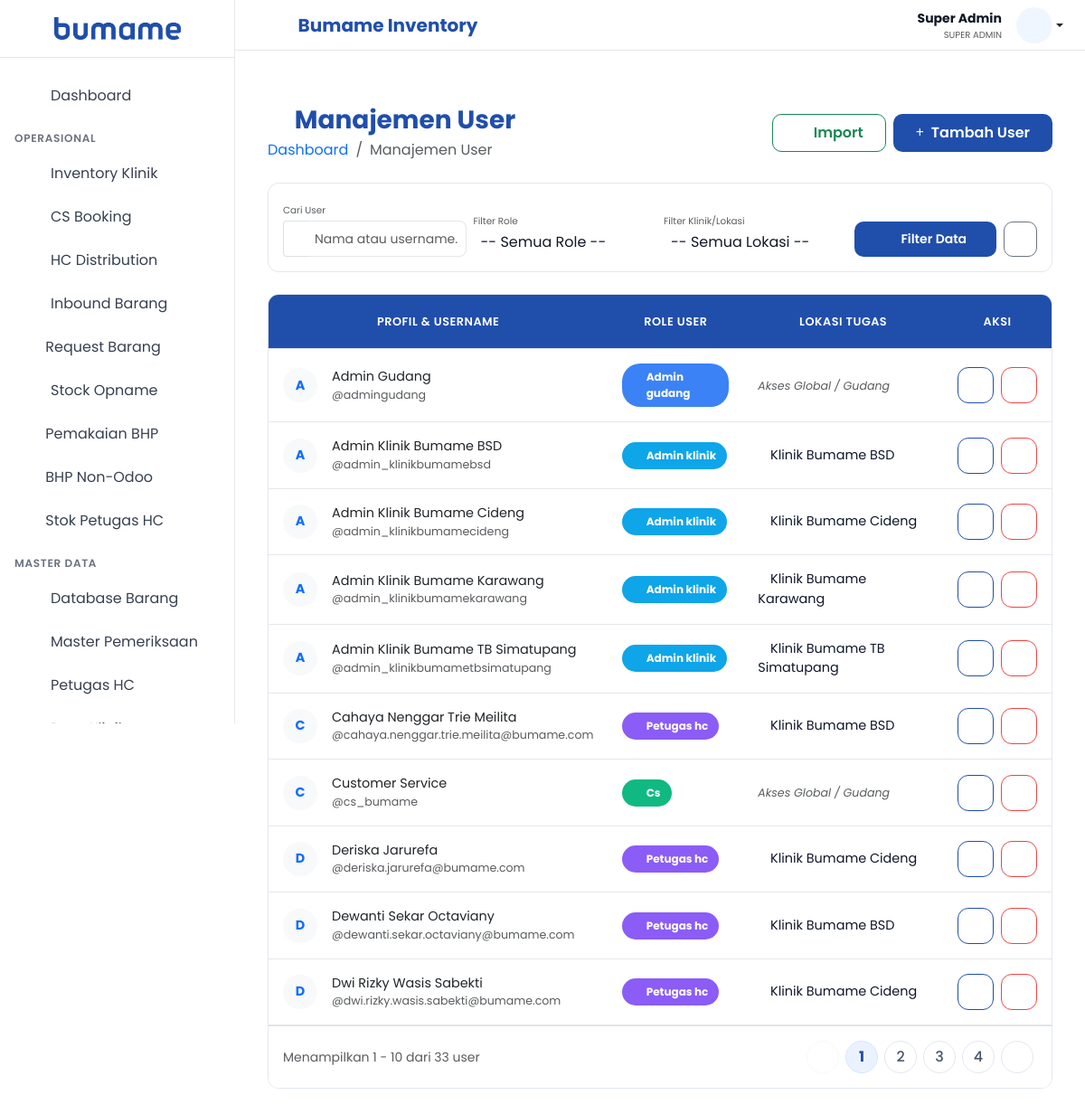
Page /index.php?page=users (signed in) on the committed database.
### tables this page shows
CREATE TABLE IF NOT EXISTS `inventory_users` (
  `id` int(11) NOT NULL AUTO_INCREMENT,
  `username` varchar(50) NOT NULL,
  `password` varchar(255) NOT NULL,
  `nama_lengkap` varchar(100) NOT NULL,
  `role` enum('super_admin','admin_gudang','admin_klinik','cs','b2b_ops','petugas_hc','spv_klinik','spv_manager','manager_klinik') NOT NULL,
  `klinik_id` int(11) DEFAULT NULL,
  `status` enum('active','inactive') DEFAULT 'active',
  `photo` varchar(255) DEFAULT NULL,
  PRIMARY KEY (`id`),
  UNIQUE KEY `username` (`username`)
);

CREATE TABLE IF NOT EXISTS `inventory_klinik` (
  `id` int(11) NOT NULL AUTO_INCREMENT,
  `kode_klinik` varchar(20) NOT NULL,
  `kode_homecare` varchar(50) DEFAULT NULL,
  `nama_klinik` varchar(100) NOT NULL,
  `alamat` text DEFAULT NULL,
  `status` enum('active','inactive') DEFAULT 'active',
  PRIMARY KEY (`id`),
  UNIQUE KEY `kode_klinik` (`kode_klinik`)
);

### views/master/users.php (the view, shortened to what this page needs)
<?php
$filter_role = $_GET['role'] ?? '';
$filter_klinik = $_GET['klinik_id'] ?? '';
$search = trim($_GET['search'] ?? '');
$where_sql = "";
$limit = 10;
$page = isset($_GET['p']) ? (int)$_GET['p'] : 1;
$offset = ($page - 1) * $limit;
$total_res = $conn->query("SELECT COUNT(*) as total FROM inventory_users u $where_sql");
$total_row = $total_res->fetch_assoc();
$total_records = $total_row['total'];
$total_pages = ceil($total_records / $limit);
$users = [];
$res = $conn->query("SELECT u.*, k.nama_klinik FROM inventory_users u LEFT JOIN inventory_klinik k ON u.klinik_id = k.id $where_sql ORDER BY u.nama_lengkap ASC LIMIT $limit OFFSET $offset");
while ($row = $res->fetch_assoc()) $users[] = $row;
?>
<div class="container-fluid py-4">
    <div class="row mb-4 align-items-center">
        <div class="col">
            <h1 class="h3 mb-1 fw-bold" style="color: var(--bumame-blue);">
                <i class="fas fa-users-cog me-2"></i>Manajemen User
            </h1>
            <nav aria-label="breadcrumb">
                <ol class="breadcrumb mb-0">
                    <li class="breadcrumb-item"><a href="index.php?page=dashboard" class="text-decoration-none">Dashboard</a></li>
                    <li class="breadcrumb-item active">Manajemen User</li>
                </ol>
            </nav>
        </div>
        <div class="col-auto d-flex gap-2">
            <button class="btn btn-outline-success px-4" data-bs-toggle="modal" data-bs-target="#modalImport">
                <i class="fas fa-file-excel me-2"></i>Import
            </button>
            <button class="btn shadow-sm text-white px-4" style="background-color: var(--bumame-blue);" data-bs-toggle="modal" data-bs-target="#modalAdd">
                <i class="fas fa-plus me-2"></i>Tambah User
            </button>
        </div>
    </div>
    <div class="filter-card shadow-sm">
        <form method="GET" class="row g-2 align-items-end">
            <div class="col-md-3">
                <label class="form-label small fw-700 text-muted mb-1 uppercase" style="font-size: 0.65rem;">Cari User</label>
                <div class="input-group input-group-sm">
                    <span class="input-group-text bg-white border-end-0"><i class="fas fa-search text-muted"></i></span>
                    <input type="text" name="search" class="form-control border-start-0 rounded-end-3" placeholder="Nama atau username..." value="<?= htmlspecialchars($search) ?>">
                </div>
            </div>
            <div class="col-md-3">
                <label class="form-label small fw-700 text-muted mb-1 uppercase" style="font-size: 0.65rem;">Filter Role</label>
            </div>
            <div class="col-md-3">
                <label class="form-label small fw-700 text-muted mb-1 uppercase" style="font-size: 0.65rem;">Filter Klinik/Lokasi</label>
            </div>
            <div class="col-md-3 d-flex gap-2">
                <button type="submit" class="btn btn-sm fw-700 flex-grow-1 text-white" style="background-color: var(--bumame-blue);">
                    <i class="fas fa-filter me-2"></i>Filter Data
                </button>
                <a href="index.php?page=users" class="btn btn-outline-secondary btn-sm">
                    <i class="fas fa-undo"></i>
                </a>
            </div>
        </form>
    </div>
    <div class="table-premium shadow-sm">
        <div class="table-responsive">
            <table class="table table-hover mb-0 align-middle">
                <thead>
                    <tr>
                        <th>Profil & Username</th>
                        <th>Role User</th>
                        <th>Lokasi Tugas</th>
                        <th class="text-center">Aksi</th>
                    </tr>
                </thead>
                <tbody>
                    <?php foreach ($users as $u): ?>
                    <tr>
                        <td>
                            <div class="d-flex align-items-center">
                                <div class="avatar-sm me-3 bg-light rounded-circle d-flex align-items-center justify-content-center text-primary fw-bold" style="width: 38px; height: 38px;">
                                    <?= strtoupper(substr($u['nama_lengkap'], 0, 1)) ?>
                                </div>
                                <div>
                                    <div class="fw-800 text-dark"><?= htmlspecialchars($u['nama_lengkap']) ?></div>
                                    <div class="text-muted small">@<?= htmlspecialchars($u['username']) ?></div>
                                </div>
                            </div>
                        </td>
                        <td>
                            <span class="badge-role role-<?= $u['role'] ?>">
                                <i class="fas fa-user-shield small"></i>
                                <?= ucfirst(str_replace('_', ' ', $u['role'])) ?>
                            </span>
                        </td>
                        <td>
                            <?php if ($u['nama_klinik']): ?>
                                <div class="fw-600"><i class="fas fa-map-marker-alt text-danger me-1 small"></i><?= htmlspecialchars($u['nama_klinik']) ?></div>
                            <?php else: ?>
                                <span class="text-muted small fst-italic">Akses Global / Gudang</span>
                            <?php endif; ?>
                        </td>
                        <td class="text-center">
                            <div class="d-flex justify-content-center gap-2">
                                <button class="btn-action btn-action-edit" onclick="editUser(<?= htmlspecialchars(json_encode($u)) ?>)" title="Edit User">
                                    <i class="fas fa-edit"></i>
                                </button>
                                <button class="btn-action btn-action-delete" onclick="deleteUser(<?= $u['id'] ?>)" title="Hapus User">
                                    <i class="fas fa-trash"></i>
                                </button>
                            </div>
                        </td>
                    </tr>
                    <?php endforeach; ?>
                </tbody>
            </table>
        </div>
        <?php if ($total_pages > 1): ?>
        <div class="p-3 border-top d-flex justify-content-between align-items-center bg-white">
            <div class="small text-muted fw-600">
                Menampilkan <?= min($offset + 1, $total_records) ?> - <?= min($offset + $limit, $total_records) ?> dari <?= $total_records ?> user
            </div>
            <nav>
                <ul class="pagination pagination-circular mb-0">
                    <?php
                        $query_str = "index.php?page=users&role=$filter_role&klinik_id=$filter_klinik&search=" . urlencode($search);
                    ?>
                    <li class="page-item <?= $page <= 1 ? 'disabled' : '' ?>">
                        <a class="page-link" href="<?= $query_str ?>&p=<?= $page - 1 ?>"><i class="fas fa-chevron-left small"></i></a>
                    </li>
                    <?php
                    $start = max(1, $page - 2);
                    $end = min($total_pages, $page + 2);
                    for ($i = $start; $i <= $end; $i++):
                    ?>
                        <li class="page-item <?= $i == $page ? 'active' : '' ?>">
                            <a class="page-link" href="<?= $query_str ?>&p=<?= $i ?>"><?= $i ?></a>
                        </li>
                    <?php endfor; ?>
                    <?php if ($end < $total_pages): ?>
                        <li class="page-item"><a class="page-link" href="<?= $query_str ?>&p=<?= $total_pages ?>"><?= $total_pages ?></a></li>
                    <?php endif; ?>
                    <li class="page-item <?= $page >= $total_pages ? 'disabled' : '' ?>">
                        <a class="page-link" href="<?= $query_str ?>&p=<?= $page + 1 ?>"><i class="fas fa-chevron-right small"></i></a>
                    </li>
                </ul>
            </nav>
        </div>
        <?php endif; ?>
    </div>
</div>

### assets/css/style.css (style rules this page uses)
:root { --blue-600: #204EAB; --blue-700: #1a3e8a; --blue-50: #eff6ff; --text-900: #111827; --text-700: #374151; --text-500: #6b7280; --border-200: #e5e7eb; --bg-50: #f9fafb; --radius: 12px; --sidebar-width: 260px; --topbar-height: 56px; --transition: 120ms ease; }
body { font-family: 'Poppins', sans-serif; background: #ffffff; color: var(--text-900); line-height: 1.5; overflow-x: hidden; }
h1, h2, h3, h4, h5, h6 { color: var(--text-900); font-weight: 600; }
.shadow, .shadow-sm, .shadow-lg { box-shadow: none !important; }
.table { margin-bottom: 0; }
.table thead th { background: var(--blue-600) !important; color: #ffffff !important; font-weight: 600; text-transform: uppercase; font-size: 12px; letter-spacing: 0.06em; border-bottom: 1px solid var(--border-200) !important; padding: 12px 16px; vertical-align: middle; text-align: center !important; }
.table tbody td { padding: 12px 16px; border-bottom: 1px solid var(--border-200); color: var(--text-900); vertical-align: middle; }
.table tbody tr { height: 44px; }
.btn { border-radius: 10px; padding: 8px 12px; font-weight: 600; transition: background var(--transition), border-color var(--transition), color var(--transition); }
.form-control, .form-select { border-radius: 10px; border-color: var(--border-200); min-height: 40px; }

### views/master/users.php (style rules this page uses)
:root { --bumame-blue: #204EAB; --bumame-blue-soft: rgba(32, 78, 171, 0.08); --slate-50: #f8fafc; --slate-100: #f1f5f9; --slate-200: #e2e8f0; --slate-600: #475569; --slate-900: #0f172a; }
.table-premium { background: white; border-radius: 12px; overflow: hidden; border: 1px solid var(--slate-200); }
.table-premium thead th { background-color: var(--bumame-blue); color: white; font-weight: 600; text-transform: uppercase; font-size: 0.8rem; letter-spacing: 0.5px; padding: 1.25rem 1rem; border: none; }
.table-premium tbody td { padding: 1rem; vertical-align: middle; color: var(--slate-900); font-size: 0.9rem; }
.badge-role { padding: 6px 12px; border-radius: 20px; font-size: 0.75rem; font-weight: 700; display: inline-flex; align-items: center; gap: 6px; }
.role-admin_gudang { background: #3b82f6; color: white; }
.role-admin_klinik { background: #0ea5e9; color: white; }
.role-petugas_hc { background: #8b5cf6; color: white; }
.role-cs { background: #10b981; color: white; }
.btn-action { width: 40px; height: 40px; display: inline-flex; align-items: center; justify-content: center; border-radius: 12px; transition: all 0.2s; background: white; font-size: 1rem; }
.btn-action-edit { border: 1.5px solid #204EAB; color: #204EAB; }
.btn-action-delete { border: 1.5px solid #ef4444; color: #ef4444; }
.filter-card { background: white; border-radius: 12px; border: 1px solid var(--slate-200); padding: 1rem; margin-bottom: 1.5rem; }
.pagination-circular .page-item { margin: 0 4px; }
.pagination-circular .page-link { border-radius: 50% !important; width: 36px; height: 36px; display: flex; align-items: center; justify-content: center; border: 1px solid var(--slate-200); color: var(--slate-600); font-weight: 500; transition: all 0.2s ease; background: #fff; }
.pagination-circular .page-item.active .page-link { background-color: #ebf2ff !important; color: var(--bumame-blue) !important; border-color: #d6e6ff !important; font-weight: 700; }
.pagination-circular .page-item.disabled .page-link { background-color: #fff; color: var(--slate-200); border-color: var(--slate-100); opacity: 0.6; }

### rows in the picture
inventory_users: nama_lengkap "A", nama_lengkap "Admin Gudang", username "admingudang", role "Admin gudang", shows "Akses Global / Gudang"
inventory_users: nama_lengkap "A", nama_lengkap "Admin Klinik Bumame BSD", username "admin_klinikbumamebsd", role "Admin klinik", inventory_klinik.nama_klinik "Klinik Bumame BSD"
inventory_users: nama_lengkap "A", nama_lengkap "Admin Klinik Bumame Cideng", username "admin_klinikbumamecideng", role "Admin klinik", inventory_klinik.nama_klinik "Klinik Bumame Cideng"
inventory_users: nama_lengkap "A", nama_lengkap "Admin Klinik Bumame Karawang", username "admin_klinikbumamekarawang", role "Admin klinik", inventory_klinik.nama_klinik "Klinik Bumame Karawang"
inventory_users: nama_lengkap "A", nama_lengkap "Admin Klinik Bumame TB Simatupang", username "admin_klinikbumametbsimatupang", role "Admin klinik", inventory_klinik.nama_klinik "Klinik Bumame TB Simatupang"
inventory_users: nama_lengkap "C", nama_lengkap "Cahaya Nenggar Trie Meilita", username "cahaya.nenggar.trie.meilita@bumame.com", role "Petugas hc", inventory_klinik.nama_klinik "Klinik Bumame BSD"
inventory_users: nama_lengkap "C", nama_lengkap "Customer Service", username "cs_bumame", role "Cs", shows "Akses Global / Gudang"
inventory_users: nama_lengkap "D", nama_lengkap "Deriska Jarurefa", username "deriska.jarurefa@bumame.com", role "Petugas hc", inventory_klinik.nama_klinik "Klinik Bumame Cideng"
inventory_users: nama_lengkap "D", nama_lengkap "Dewanti Sekar Octaviany", username "dewanti.sekar.octaviany@bumame.com", role "Petugas hc", inventory_klinik.nama_klinik "Klinik Bumame BSD"
inventory_users: nama_lengkap "D", nama_lengkap "Dwi Rizky Wasis Sabekti", username "dwi.rizky.wasis.sabekti@bumame.com", role "Petugas hc", inventory_klinik.nama_klinik "Klinik Bumame Cideng"

### other values in the picture
APP_NAME "Bumame Inventory"
$_SESSION['nama_lengkap'] "Super Admin"
$top_role_label "SUPER ADMIN"
min($offset + 1, $total_records) "1"
min($offset + $limit, $total_records) "10"
$total_records "33"
$total_pages "4"
